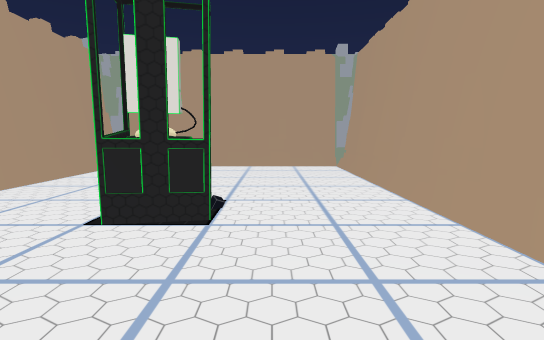
View 1 (above)

21 first-person views from a walk through a 3-D level made in the Unity game engine. The camera is 1.4 m above the floor, tilts 6° down and sees 80° across. The floor is counted in squares, 2 m on a side. Each view is taken from the middle of a square. On the plan, view 1 faces up. The plan holds only what a view shows up to about 10 squares ahead; the rest is blank. Some surface patterns are stand-ins.

View 2
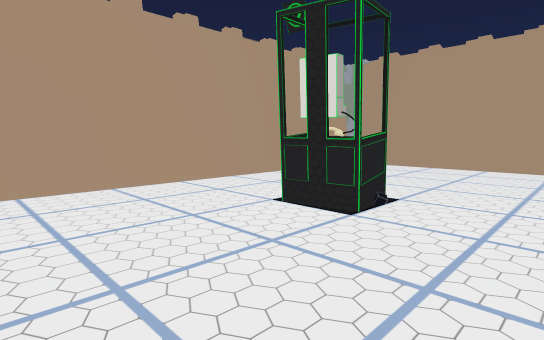

View 3
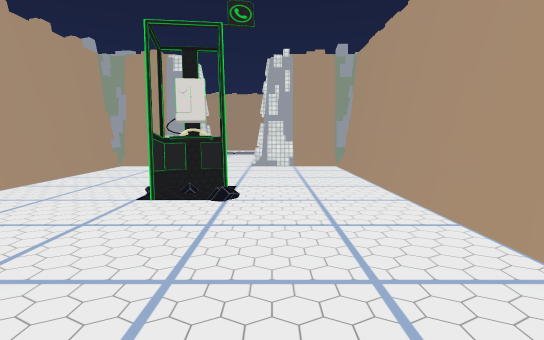

View 4
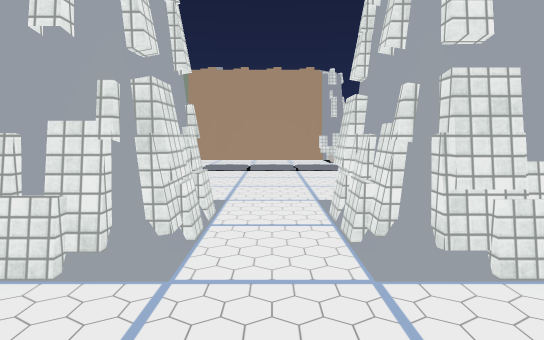

View 5
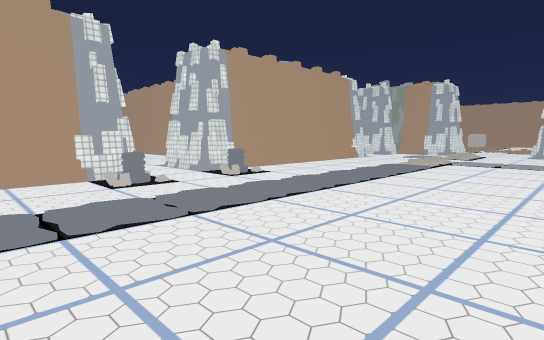

View 6
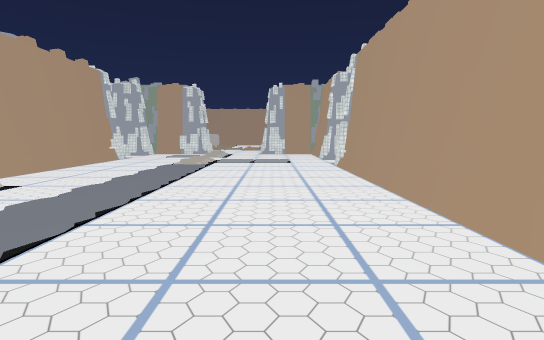

View 7
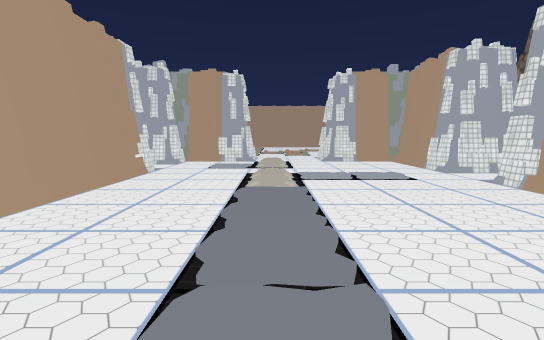

View 8
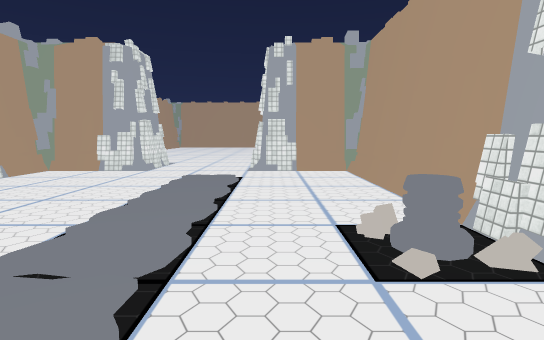

View 9
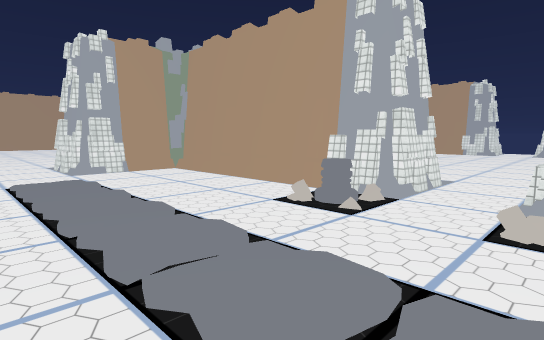

View 10
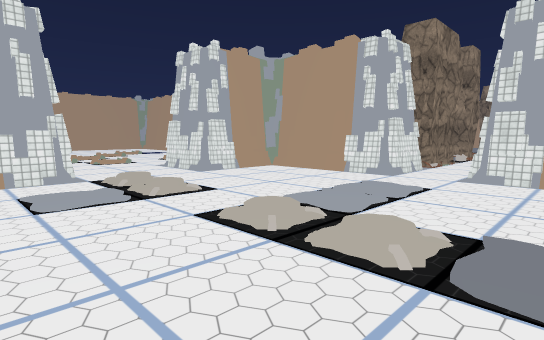

View 11
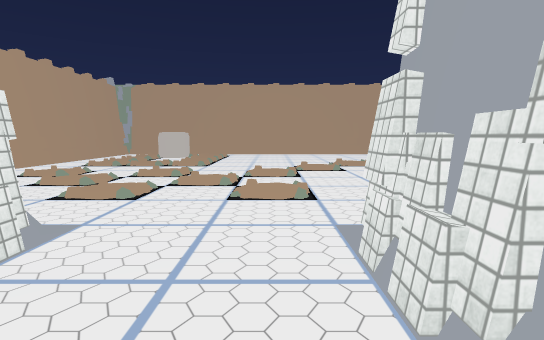

View 12
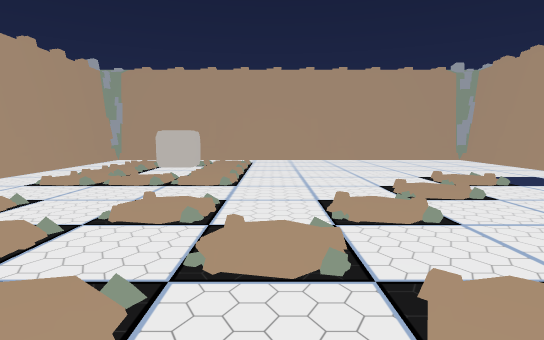

View 13
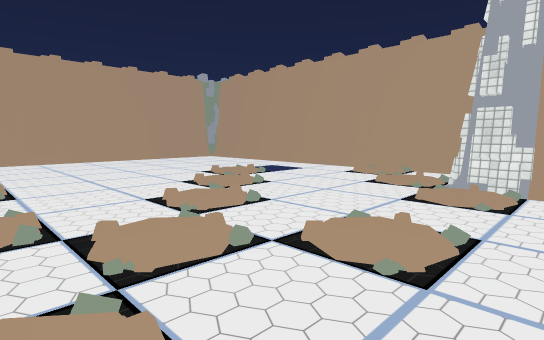

View 14
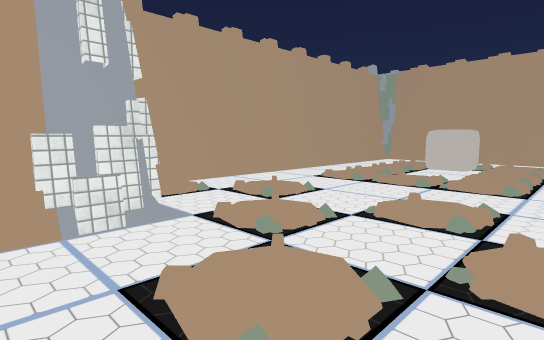

View 15
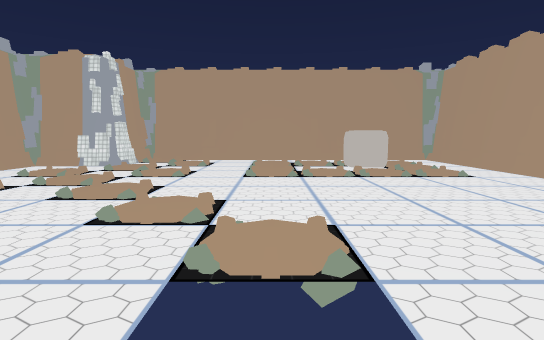

View 16
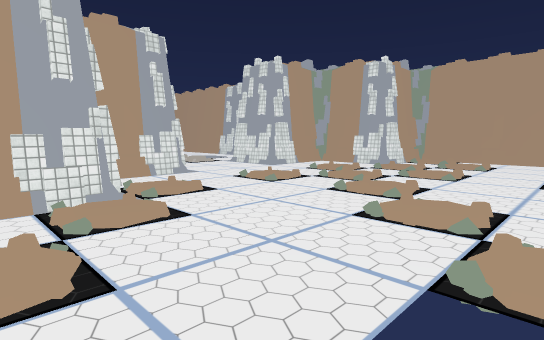

View 17
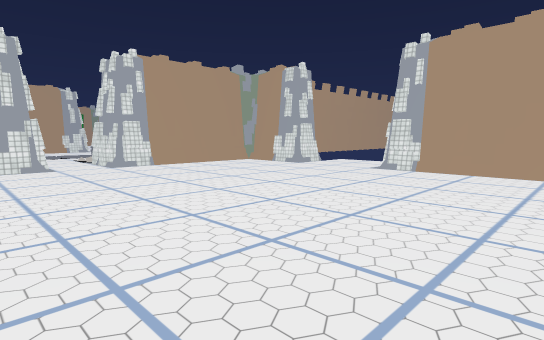

View 18
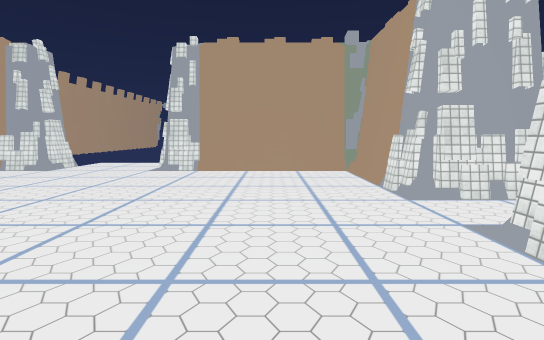

View 19
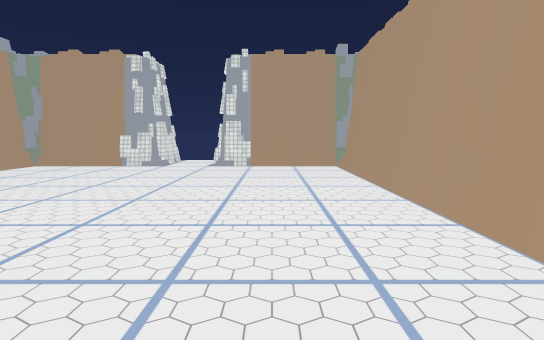

View 20
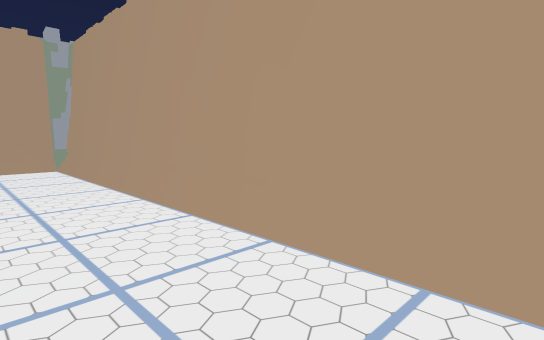

View 21
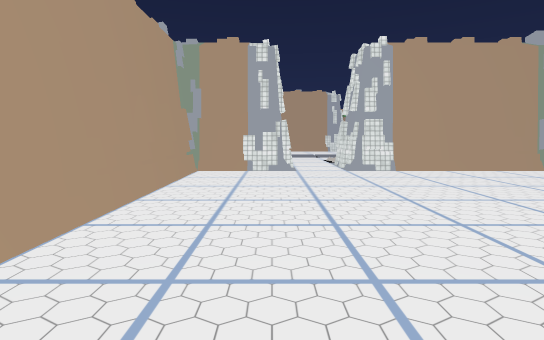

### Floor plan
Points are (right, up) in squares from view 1. A wall is a line through its corners. A room is listed if a view was taken in it or the views show most of it. See-through windows are left out.
Room 1 (views 1, 2, 3, 4)
walls: (-3.7, 7) (-3.7, -0.6); (-3.6, 7.4) (-3.6, -0.6) (-1.7, -0.6); (1.7, 7.7) (-3.7, 7.7) (-3.7, 7.1); (-0.3, -0.6) (1.6, -0.6) (1.6, 7.4); (-2, -0.9) (-1.5, -0.9)
low walls: (-0.3, -0.7) (0.1, -0.7); (-2.5, -0.6) (-1.7, -0.7)
ways out: opening at (-1, -1.5) to room 2
objects: cabinet (-1, 3)
Room 2 (views 5, 6, 7, 8, 9, 10, 11)
walls: (-2.7, -2.4) (-9.2, -2.4); (-3.3, -8.7) (1.9, -8.7); (-10.5, -2.1) (-11.4, -2.1); (-10.7, -2.4) (-13.9, -2.4); (-1.7, -0.7) (-1.7, -2.1); (-0.3, -2.2) (-0.3, -0.7); (-10.7, -0.7) (-10.7, -2.3); (-11.2, -8.7) (-4.7, -8.7); (1.6, -4.3) (1.6, -2.4) (0.4, -2.4); (-13.6, -6.7) (-13.6, -8.7); (1.9, -4.5) (1.9, -3.5); (-13.9, -4) (-13.9, -4.3); (-13.9, -6.7) (-13.9, -8.7) (-12.7, -8.7); (-13.6, -2.1) (-13.6, -4.1); (-13.9, -2.8) (-13.9, -3.8); (1.6, -8.9) (1.6, -6.7)
low walls: (-8.4, -2.5) (-9.3, -2.3); (-5.1, -8.6) (-4.7, -8.7); (-3.3, -8.7) (-2.5, -8.6); (-10.6, -1.8) (-10.7, -2.3) (-11.5, -2.4); (-0.4, -1.1) (-0.3, -0.7); (1.7, -4.3) (1.6, -3.6); (-13.6, -3.5) (-13.7, -4.3); (-13.7, -6.7) (-13.5, -7.5); (1.5, -7.5) (1.7, -6.7)
ways out: opening at (-1, -1.5) to room 1; opening at (-14.5, -5.5) to room 3; opening at (-4, -9.5) to room 4; opening at (-12, -9.5); opening at (-10, -1.5); opening at (2.5, -5.5)
objects: other object (-5, -8); other object (-3, -8)
Room 3 (views 12, 13, 14, 15, 16)
walls: (-17.3, -2.3) (-17.3, -1.3); (-25.7, -9.1) (-25.7, -10.6) (-17.3, -10.6) (-17.3, -8.7) (-15.4, -8.7) (-15.4, -6.7) (-13.7, -6.7); (-16.4, -2.4) (-17.3, -2.4); (-15.4, -4.3) (-15.4, -2.9); (-15.3, -8.3) (-15.3, -7.4); (-17.6, -0.3) (-25.7, -0.3) (-25.7, -9); (-25.7, -10.7) (-17.3, -10.7); (-25.6, -0.3) (-25.6, -10.7); (-13.7, -4.3) (-15.3, -4.3) (-15.3, -3.4)
low walls: (-17.4, -9.2) (-17.3, -8.7) (-16.4, -8.5); (-16.5, -2.5) (-17.3, -2.3) (-17.5, -1.4); (-15.3, -4.3) (-15.5, -3.4)
ways out: opening at (-14.5, -5.5) to room 2
Room 4 (views 17, 18, 19, 20, 21)
walls: (-3.4, -10.3) (-3.4, -8.7); (0.6, -12.3) (0.6, -10.3) (-3.3, -10.3); (0.9, -12.5) (0.9, -11.6); (-2.3, -18.6) (0.9, -18.6); (1.5, -12.4) (0.6, -12.4); (-6.7, -10.9) (-6.7, -18.6); (-2.5, -18.9) (-1.6, -18.9); (-4.7, -8.7) (-4.7, -10.3) (-6.6, -10.3) (-6.6, -18.6) (-3.8, -18.6); (0.6, -18.9) (0.6, -14.8); (-2.3, -20.1) (-2.3, -18.7)
low walls: (-2.5, -10.5) (-3.3, -10.3) (-3.5, -9.5); (0.6, -15.5) (0.8, -14.6); (-4.7, -10.3) (-5.5, -10.4); (-4.5, -18.5) (-3.7, -18.7); (-3.4, -9.2) (-3.3, -8.7); (1.6, -12.5) (0.6, -12.3); (-2.5, -19.5) (-2.3, -18.7) (-1.5, -18.6)
ways out: opening at (-4, -9.5) to room 2

Where each view was taken, in squares from view 1:
view 1: 0 up, 0 right, facing up
view 2: 0 up, 1 right, facing up-left
view 3: 7 up, 2 left, facing down
view 4: 1 up, 1 left, facing down
view 5: 3 down, 1 left, facing down-left
view 6: 4 down, 1 left, facing left
view 7: 6 down, 4 left, facing left
view 8: 7 down, 5 left, facing right
view 9: 5 down, 5 left, facing down-right
view 10: 8 down, 8 left, facing up-left
view 11: 5 down, 13 left, facing left
view 12: 6 down, 16 left, facing left
view 13: 7 down, 16 left, facing up-left
view 14: 6 down, 16 left, facing down-left
view 15: 1 down, 21 left, facing down
view 16: 1 down, 21 left, facing down-right
view 17: 18 down, 6 left, facing up-right
view 18: 17 down, 6 left, facing right
view 19: 11 down, 5 left, facing down
view 20: 11 down, 5 left, facing down-left
view 21: 17 down, 5 left, facing up
